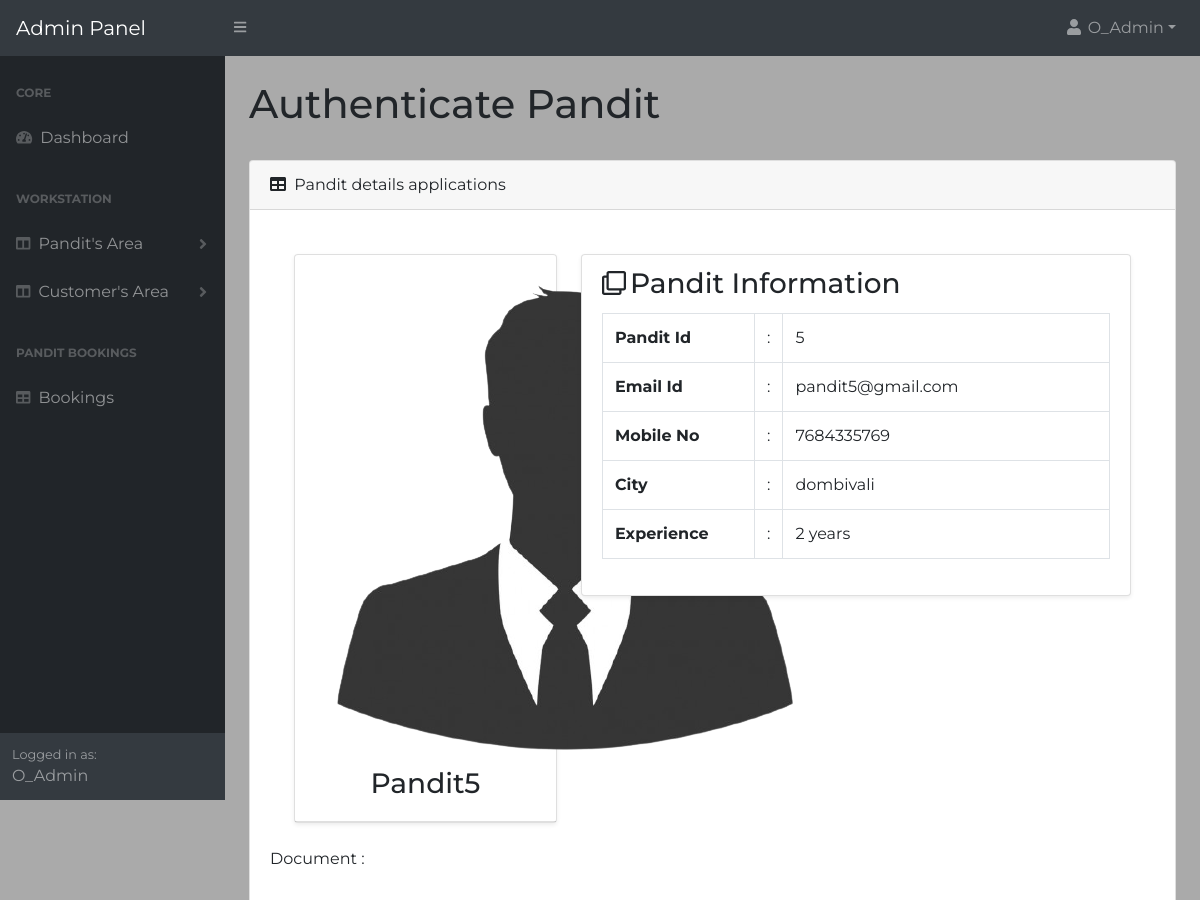
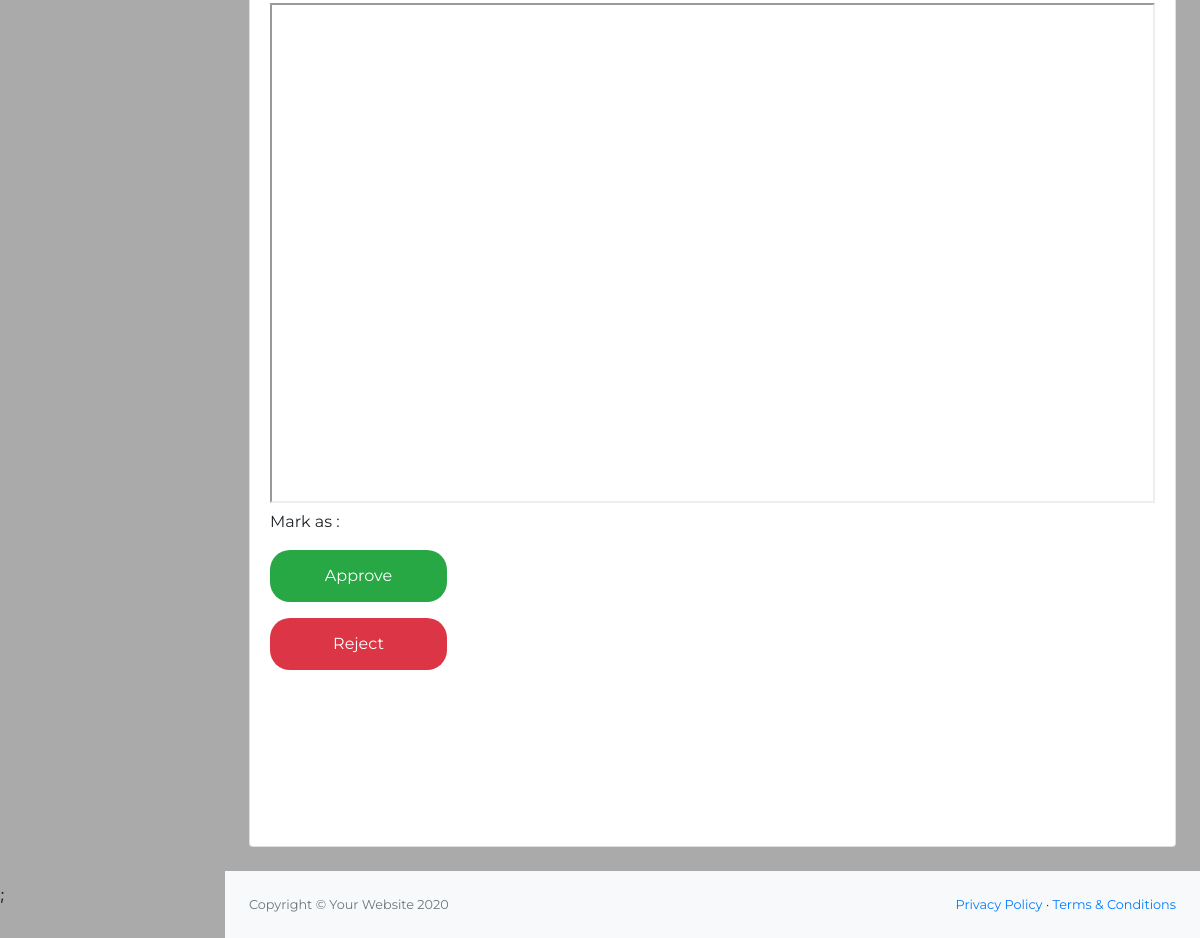
The app's page /AdminPanel/Dashboard/authenticate.php?pandit_id=5 (signed in) with its own data (2 pictures, top to bottom).
### tables this page shows
CREATE TABLE `pandits` (
  `pandit_id` int(100) NOT NULL,
  `fullname` varchar(100) NOT NULL,
  `email` varchar(100) NOT NULL,
  `password` varchar(100) NOT NULL,
  `mobile_no` bigint(100) NOT NULL,
  `profile_pic` varchar(100) NOT NULL,
  `experience` int(100) NOT NULL,
  `city` varchar(100) NOT NULL,
  `certificates` varchar(100) NOT NULL,
  `status` varchar(100) NOT NULL,
  `CreationDate` timestamp NOT NULL DEFAULT current_timestamp() ON UPDATE current_timestamp(),
  `remarks` varchar(100) NOT NULL
);

### AdminPanel/Dashboard/authenticate.php (the view, shortened to what this page needs)
<?php
include_once('../../includes/config.php');
?>
<!DOCTYPE html>
<html lang="en">
    <head>
        <link href="css/styles.css" rel="stylesheet" />
        <link href="css/form.css" rel="stylesheet" />
		<link href="css/stylesform.css" rel="stylesheet" />
        <link href="https://cdn.datatables.net/1.10.20/css/dataTables.bootstrap4.min.css" rel="stylesheet" />
    </head>
    <body class="sb-nav-fixed">
        <nav class="sb-topnav navbar navbar-expand navbar-dark bg-dark">
            <a class="navbar-brand" href="index.php">Admin Panel</a>
            <button class="btn btn-link btn-sm order-1 order-lg-0" id="sidebarToggle" href="#"><i class="fas fa-bars"></i></button>
            <ul class="navbar-nav ml-auto ml-md-0">
                <li class="nav-item dropdown">
                    <a class="nav-link dropdown-toggle" id="userDropdown" href="#" role="button" data-toggle="dropdown" aria-haspopup="true" aria-expanded="false"><i class="fas fa-user fa-fw"></i><?php
                echo " ".$_SESSION['name'];
            ?></a>
                </li>
            </ul>
        </nav>
        <div id="layoutSidenav">
            <div id="layoutSidenav_nav">
                <nav class="sb-sidenav accordion sb-sidenav-dark" id="sidenavAccordion">
                    <div class="sb-sidenav-menu">
                        <div class="nav">
                            <div class="sb-sidenav-menu-heading">Core</div>
                            <a class="nav-link" href="index.php">
                                <div class="sb-nav-link-icon"><i class="fas fa-tachometer-alt"></i></div>
                                Dashboard
                            </a>
                            <div class="sb-sidenav-menu-heading">WorkStation</div>
                            <a class="nav-link collapsed" href="#" data-toggle="collapse" data-target="#collapseLayouts" aria-expanded="false" aria-controls="collapseLayouts">
                            <div class="sb-nav-link-icon"><i class="fas fa-columns"></i></div>
                                Pandit's Area
                                <div class="sb-sidenav-collapse-arrow"><i class="fas fa-angle-down"></i></div>
                            </a>
                            <a class="nav-link collapsed" href="#" data-toggle="collapse" data-target="#collapseLayouts1" aria-expanded="false" aria-controls="collapseLayouts">
                                <div class="sb-nav-link-icon"><i class="fas fa-columns"></i></div>
                                Customer's Area
                                <div class="sb-sidenav-collapse-arrow"><i class="fas fa-angle-down"></i></div>
                            </a>
                            <div class="sb-sidenav-menu-heading">Pandit Bookings</div>
                            <a class="nav-link" href="bookings.php">
                                <div class="sb-nav-link-icon"><i class="fas fa-table"></i></div>
                                Bookings
                            </a>
                        </div>
                    </div>
                    <div class="sb-sidenav-footer">
                        <div class="small">Logged in as:</div>
                        <?php
                echo " ".$_SESSION['name'];
            ?>
                    </div>
                </nav>
            </div>
            <div id="layoutSidenav_content">
                <main>
                    <div class="container-fluid">
                        <h1 class="mt-4">Authenticate Pandit</h1><br>
                        <div class="card mb-4">
                            <div class="card-header">
                                <i class="fas fa-table mr-1"></i>
                                        Pandit details applications
                            </div>
                            <div class="card-body">
                                <?php
                                    $pandit_id=$_GET['pandit_id'];
                                    $sql = "SELECT * FROM pandits where pandit_id='$pandit_id'";
                                    if($result = mysqli_query($con, $sql))
                                    {
                                        if(mysqli_num_rows($result) > 0)
                                        {
                                            $row = mysqli_fetch_array($result);
                                ?>
                                <div class="student-profile py-4">
                                <div class="container">
                                    <div class="row">
                                    <div class="col-lg-4">
                                        <div class="card shadow-sm">
                                        <div class="card-header bg-transparent text-center">
                                            <?php
                                             $pic=$row['profile_pic'];
                                              echo "<img class='profile_img' src= '../../Work-with-us/Dashboard/images/$pic' alt=''>"
                                            ?>
                                            <h3><?php echo $row['fullname'] ?></h3>
                                        </div>
                                        </div>
                                    </div>
                                    <div class="col-lg-8">
                                        <div class="card shadow-sm">
                                        <div class="card-header bg-transparent border-0">
                                            <h3 class="mb-0"><i class="far fa-clone pr-1"></i>Pandit Information</h3>
                                        </div>
                                        <div class="card-body pt-0">
                                            <table class="table table-bordered">
                                            <tr>
                                                <th width="30%">Pandit Id</th>
                                                <td width="2%">:</td>
                                                <td><?php echo $row['pandit_id'] ?></td>
                                            </tr>
                                            <tr>
                                                <th width="30%">Email Id</th>
                                                <td width="2%">:</td>
                                                <td><?php echo $row['email'] ?></td>
                                            </tr>
                                            <tr>
                                                <th width="30%">Mobile No</th>
                                                <td width="2%">:</td>
                                                <td><?php echo $row['mobile_no'] ?></td>
                                            </tr>
                                            <tr>
                                                <th width="30%">City</th>
                                                <td width="2%">:</td>
                                                <td><?php echo $row['city'] ?></td>
                                            </tr>
                                            <tr>
                                                <th width="30%">Experience</th>
                                                <td width="2%">:</td>
                                                <td><?php echo $row['experience']." years" ?></td>
                                            </tr>
                                            </table>
                                        </div>
                                        </div>
                                    </div>
                                    </div>
                                </div>
                                </div>
                                <form method="post" enctype="multipart/form-data">
                                    <label for="document">Document : </label><br><br>
                                    <?php
                                        $certificate=$row['certificates'];
                                        echo "<iframe src='../../Work-with-us/Dashboard/upload/$certificate' width='100%'' height='500px'>
                                        </iframe>";
                                            }
                                        }
                                    ?>
                                    <br>
                                    <label for="mark-as">Mark as : </label> <br>
                                        <button id="approve" name="approve">Approve</button>
                                        </form>
                                        <button id="reject1"  onclick="show()">Reject</button>
                            </div>
                        </div>
                    </div>
                </main>
                <footer class="py-4 bg-light mt-auto">
                    <div class="container-fluid">
                        <div class="d-flex align-items-center justify-content-between small">
                            <div class="text-muted">Copyright &copy; Your Website 2020</div>
                            <div>
                                <a href="#">Privacy Policy</a>
                                &middot;
                                <a href="#">Terms &amp; Conditions</a>
                            </div>
                        </div>
                    </div>
                </footer>
            </div>
        </div>
          ;
    </body>
</html>

### AdminPanel/Dashboard/css/stylesform.css (style rules this page uses)
* { margin: 0; padding: 0; box-sizing: border-box; list-style: none; font-family: 'Montserrat', sans-serif; }
body { background: #aaaaaa; }

### AdminPanel/Dashboard/authenticate.php (style rules this page uses)
#approve { width: 20%; background-color: #28a745; color: white; padding: 14px 20px; margin: 8px 0; border: none; border-radius: 20px; cursor: pointer; }
#reject,#reject1 { width: 20%; background-color: #dc3545; color: white; padding: 14px 20px; margin: 8px 0; border: none; border-radius: 20px; cursor: pointer; }

### records on screen
pandits: profile_pic (picture), fullname "Pandit5", pandit_id "5", email "pandit5@gmail.com", mobile_no "7684335769", city "dombivali", experience "2"

### other values on screen
$_SESSION['name'] "O_Admin"
